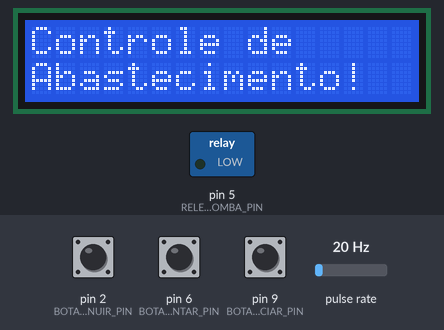
The sketch below on a simulated Arduino Nano, built with avr-gcc and run on an emulated ATmega328P. On the bench: 16×2 character LCD, switched loads named in the sketch (green lamp = pin HIGH). Wiring (inferred from the names in the program): pulse sensor: data pin 3. Inputs (shaded band) come from the test bench; at power-on: pin 6 (BOTAO_AUMENTAR_PIN) HIGH, pin 9 (BOTAO_INICIAR_PIN) HIGH, pulse rate 20 Hz, pin 2 (BOTAO_DIMINUIR_PIN) HIGH. What the sketch prints to the serial monitor is not drawn.

Above: at 1.2 s.
1.3 s: pin 6 (BOTAO_AUMENTAR_PIN) pulled LOW for 1 s
At 2.7 s:
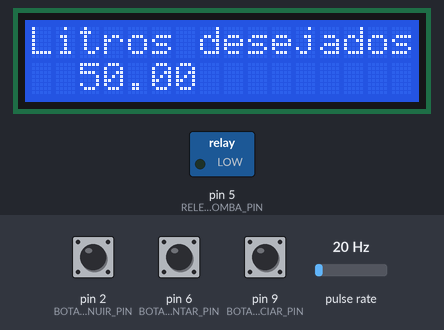
3.8 s: pin 9 (BOTAO_INICIAR_PIN) pulled LOW for 0.15 s
At 4.6 s:
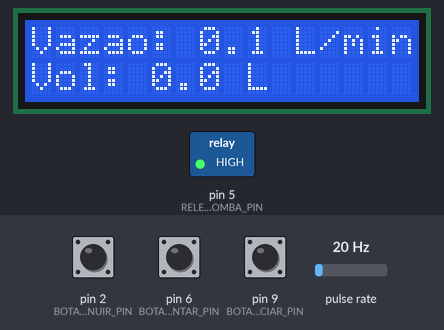
6.9 s: pulse rate (sensor on pin 3) set to 4 Hz
At 8.8 s:
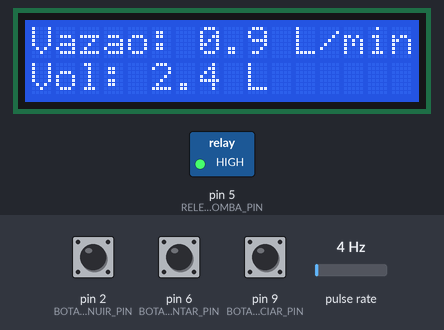
9.9 s: pulse rate (sensor on pin 3) set to 50 Hz
At 10.3 s:
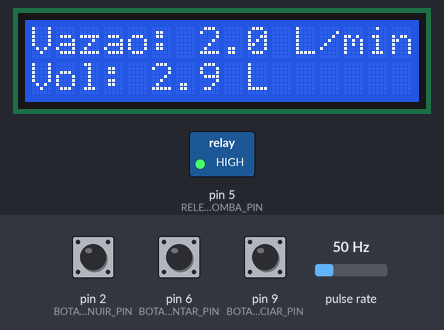
12.5 s: pulse rate (sensor on pin 3) set to 0 Hz
At 13.6 s:
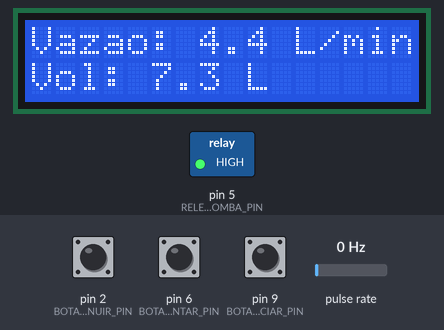
14.6 s: pulse rate (sensor on pin 3) set to 150 Hz
At 24.1 s:
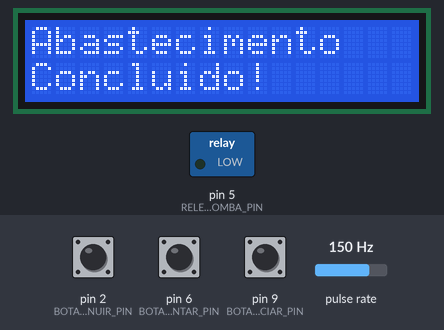
Timing chart, 0 to 24.4 s (numbered marks = the images above; inputs shaded):
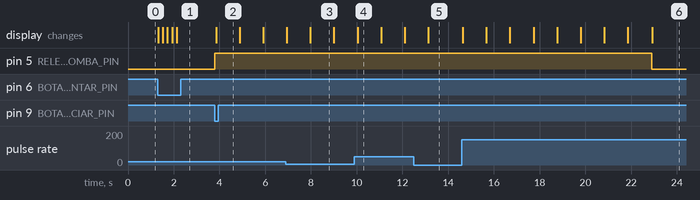

The sketch:

Controle_de_abastecimento.ino
```cpp
// (licence header left out)
#include <Arduino.h>
#include <Wire.h>
#include <LiquidCrystal_I2C.h>

const float SENSOR_FLUXO_PIN     = 3;
const float RELE_BOMBA_PIN       = 5;
const float BOTAO_AUMENTAR_PIN   = 6;
const float BOTAO_DIMINUIR_PIN   = 2;
const float BOTAO_INICIAR_PIN    = 9;

const float LIMITE_MAXIMO_LITROS   = 1000;
const float LIMITE_MINIMO_LITROS   = 10;
const float INCREMENTO_LITROS      = 10;
const float FATOR_MULTIPLICADOR_BOTAO = 10;
const float FATOR_CALIBRACAO       = 4.5;

volatile int pulsos = 0;
float litros_desejados = 0;
int incremento_litros  = INCREMENTO_LITROS;
float vazao      = 0;
float volume     = 0;
float volume_total = 0;
unsigned long tempo_antes       = 0;
unsigned long debounce_delay    = 200;
unsigned long ultimo_tempo_botao = 0;

LiquidCrystal_I2C lcd(0x3F, 16, 2);

void iniciarAbastecimento(void);

void contadorPulsos(void) {
  pulsos++;
}

void setup() {
  pinMode(SENSOR_FLUXO_PIN,   INPUT);
  pinMode(RELE_BOMBA_PIN,     OUTPUT);
  pinMode(BOTAO_AUMENTAR_PIN, INPUT_PULLUP);
  pinMode(BOTAO_DIMINUIR_PIN, INPUT_PULLUP);
  pinMode(BOTAO_INICIAR_PIN,  INPUT_PULLUP);

  digitalWrite(RELE_BOMBA_PIN, LOW);
  attachInterrupt(digitalPinToInterrupt(SENSOR_FLUXO_PIN), contadorPulsos, FALLING);

  Serial.begin(115200);

  lcd.init();
  lcd.backlight();
  lcd.setCursor(0, 0);
  lcd.print("Controle de");
  lcd.setCursor(0, 1);
  lcd.print("Abastecimento!");
  Serial.println("Controle de abastecimento de Caixa d'Água");
}

void loop() {
  if (digitalRead(BOTAO_AUMENTAR_PIN) == LOW &&
      millis() - ultimo_tempo_botao > debounce_delay) {
    litros_desejados += incremento_litros;
    litros_desejados = constrain(litros_desejados, LIMITE_MINIMO_LITROS, LIMITE_MAXIMO_LITROS);
    ultimo_tempo_botao = millis();
    lcd.clear();
    lcd.setCursor(0, 0); lcd.print("Litros desejados:");
    lcd.setCursor(2, 1); lcd.print(litros_desejados);
    Serial.print("Litros desejados: "); Serial.println(litros_desejados);
  }

  if (digitalRead(BOTAO_DIMINUIR_PIN) == LOW &&
      millis() - ultimo_tempo_botao > debounce_delay) {
    litros_desejados -= incremento_litros;
    litros_desejados = constrain(litros_desejados, LIMITE_MINIMO_LITROS, LIMITE_MAXIMO_LITROS);
    ultimo_tempo_botao = millis();
    lcd.clear();
    lcd.setCursor(0, 0); lcd.print("Litros desejados:");
    lcd.setCursor(2, 1); lcd.print(litros_desejados);
    Serial.print("Litros desejados: "); Serial.println(litros_desejados);
  }

  if (digitalRead(BOTAO_INICIAR_PIN) == LOW && litros_desejados > 0) {
    iniciarAbastecimento();
  }
}

void iniciarAbastecimento() {
  pulsos       = 0;
  volume_total = 0;

  digitalWrite(RELE_BOMBA_PIN, HIGH);
  Serial.println("Iniciando Abastecimento...");

  while (volume_total < litros_desejados) {
    if (pulsos == 0) continue;

    if ((millis() - tempo_antes) > 1000) {
      vazao = ((1000.0 / (millis() - tempo_antes)) * pulsos) / FATOR_CALIBRACAO;
      Serial.print("Vazão: "); Serial.print(vazao); Serial.println(" L/min");

      volume       = vazao / 60;
      volume_total += FATOR_MULTIPLICADOR_BOTAO * volume;
      Serial.print("Volume Total: "); Serial.print(volume_total); Serial.println(" L");

      lcd.clear();
      lcd.setCursor(0, 0);
      lcd.print("Vazao: "); lcd.print(vazao, 1); lcd.print(" L/min");
      lcd.setCursor(0, 1);
      lcd.print("Vol: "); lcd.print(volume_total, 1); lcd.print(" L");

      pulsos      = 0;
      tempo_antes = millis();
    }

    if (volume_total >= litros_desejados) break;
  }

  digitalWrite(RELE_BOMBA_PIN, LOW);
  lcd.clear();
  lcd.setCursor(0, 0); lcd.print("Abastecimento");
  lcd.setCursor(0, 1); lcd.print("Concluido!");
  Serial.println("Abastecimento concluído!");
}
```

Measured:
- after the input at 1.3 s, the display: first changes at once (image 1 shows a later state)
- after the input at 3.8 s, pin 5 (RELE_BOMBA_PIN): LOW → HIGH at once; the display: changes after 0.05 s (image 2)
- after the input at 14.6 s, pin 5 (RELE_BOMBA_PIN): HIGH → LOW after 8.3 s; the display: first changes at once (image 6 shows a later state)
- what the display in image 3 shows lasts 1.0 s, from 8.0 s to 9.0 s
